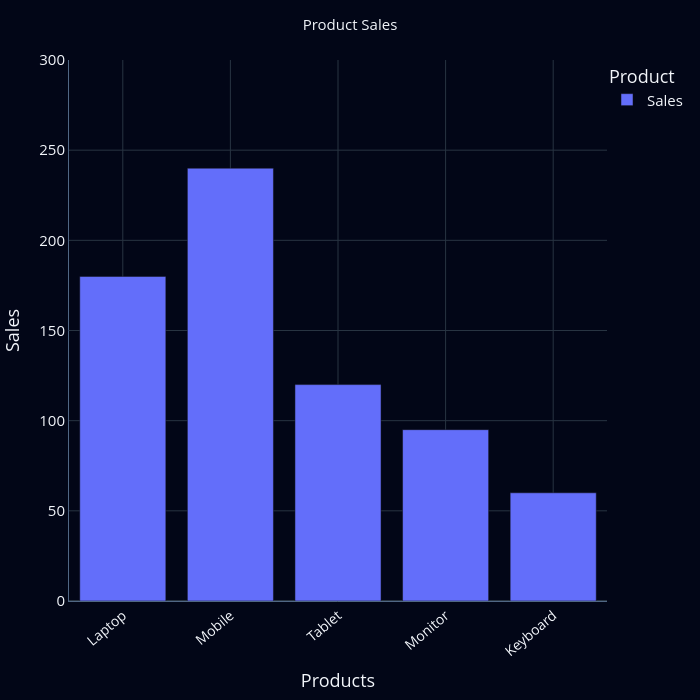

Write notebook code for a chart like this one.
### Code cell
df1 = pd.DataFrame({
    "Product": ["Laptop", "Mobile", "Tablet", "Monitor", "Keyboard"],
    "Sales": [180, 240, 120, 95, 60]
})

fig = go.Figure()

fig.add_trace(
    go.Bar(
        x=df1["Product"],
        y=df1["Sales"],
        name="Sales"
    )
)

fig.update_layout(
    title="Product Sales",
    width=700,
    height=700,

    xaxis_title="Products",
    yaxis_title="Sales",

    margin=dict(
        l=40,
        r=30,
        t=60,
        b=60
    ),

    template="plotly_dark",

    font=dict(
        size=15
    ),

    plot_bgcolor="#020617",
    paper_bgcolor="#020617",

    showlegend=True,

    legend=dict(
        title_text="Product",
        x=1,
        y=1
    ),

    xaxis=dict(
        showgrid=True,
        showline=True,
        tickangle=-40,
        tickfont=dict(
            size=14
        )
    ),

    yaxis=dict(
        showgrid=True,
        showline=True,
        range=[0, 300]
    ),

    title_x=0.5,

    title_font=dict(
        size=15
    )
)

fig.show()

### Figure 1 — Plotly figure (JSON) as saved in the notebook; plotly's stock layout.template omitted (floating-point values rounded to 4 significant figures)
{"data": [{"name": "Sales", "type": "bar", "x": ["Laptop", "Mobile", "Tablet", "Monitor", "Keyboard"], "y": [180, 240, 120, 95, 60]}], "layout": {"font": {"size": 15}, "height": 700, "legend": {"title": {"text": "Product"}, "x": 1, "y": 1}, "margin": {"b": 60, "l": 40, "r": 30, "t": 60}, "paper_bgcolor": "#020617", "plot_bgcolor": "#020617", "showlegend": true, "title": {"font": {"size": 15}, "text": "Product Sales", "x": 0.5}, "width": 700, "xaxis": {"showgrid": true, "showline": true, "tickangle": -40, "tickfont": {"size": 14}, "title": {"text": "Products"}}, "yaxis": {"range": [0, 300], "showgrid": true, "showline": true, "title": {"text": "Sales"}}}}
